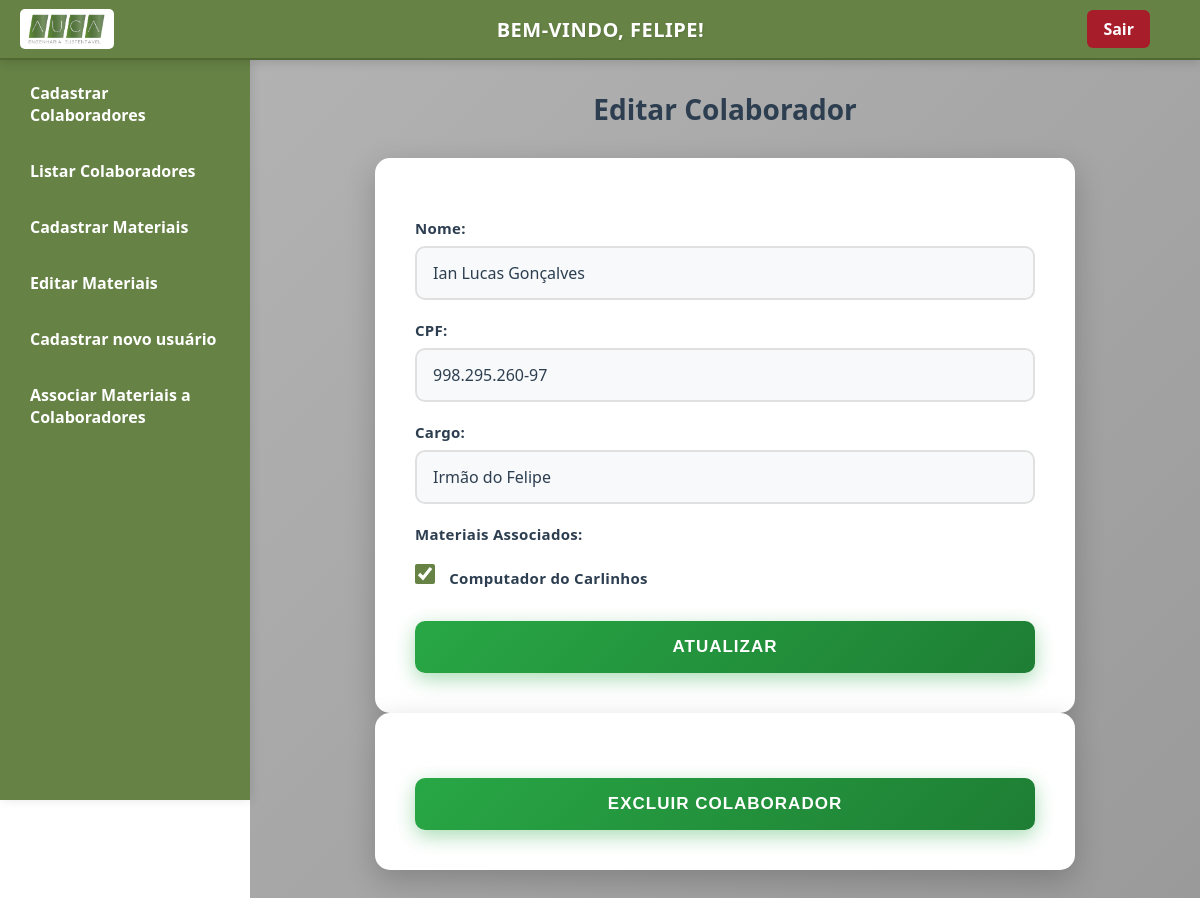
Screenshot of /editar_colaborador.php?id=12 (signed in) with the database file from the repository.
### tables this page shows
CREATE TABLE `colaboradores` (
  `id` int(11) NOT NULL,
  `nome` varchar(100) NOT NULL,
  `cpf` varchar(14) NOT NULL,
  `cargo` varchar(100) NOT NULL
);

CREATE TABLE `materiais` (
  `id` int(11) NOT NULL,
  `nome` varchar(100) NOT NULL,
  `origem` varchar(100) NOT NULL
);

### editar_colaborador.php (the view, shortened to what this page needs)
<?php
$servername = "localhost";
$db_username = "root";
$db_password = "";
$dbname = "auca_engenharia";
$conn = new mysqli($servername, $db_username, $db_password, $dbname);
$id = intval($_GET['id']);
$stmt = $conn->prepare("SELECT nome, cpf, cargo FROM colaboradores WHERE id = ?");
$stmt->bind_param("i", $id);
$stmt->execute();
$result = $stmt->get_result();
$colaborador = $result->fetch_assoc();
$stmtMat = $conn->prepare("
    SELECT m.id, m.nome
    FROM materiais m
    INNER JOIN colaborador_materiais cm ON m.id = cm.material_id
    WHERE cm.colaborador_id = ?
    ORDER BY m.nome
");
$stmtMat->bind_param("i", $id);
$stmtMat->execute();
$resMat = $stmtMat->get_result();
$materiais_associados = [];
while ($rowMat = $resMat->fetch_assoc()) {
    $materiais_associados[] = $rowMat;
}
?>
<!DOCTYPE html>
<html lang="pt-br">
<head>
<link rel="stylesheet" href="css/colaboradores_novo_usuario.css" />
</head>
<body>
<div class="navbar">
    <img src="imagens/logo_nova.png" alt="Logo AUCA" class="logo" />
    <h1>Bem-vindo, <?php echo htmlspecialchars($_SESSION['usuario']); ?>!</h1>
    <a href="logout.php" class="logout">Sair</a>
</div>
<div class="sidebar">
    <a href="colaboradores.php">Cadastrar Colaboradores</a>
    <a href="listar_colaboradores.php">Listar Colaboradores</a>
    <a href="materiais.php">Cadastrar Materiais</a>
    <a href="listar_materiais.php">Editar Materiais</a>
    <a href="novo_usuario.php">Cadastrar novo usuário</a>
    <a href="associar_materiais.php">Associar Materiais a Colaboradores</a>
</div>
<div class="main-content">
    <h2>Editar Colaborador</h2>
    <form method="POST" action="">
        <label for="nome">Nome:</label>
        <input type="text" id="nome" name="nome" required value="<?php echo htmlspecialchars($colaborador['nome']); ?>">
        <label for="cpf">CPF:</label>
        <input type="text" id="cpf" name="cpf" maxlength="14" required value="<?php echo htmlspecialchars($colaborador['cpf']); ?>">
        <label for="cargo">Cargo:</label>
        <input type="text" id="cargo" name="cargo" required value="<?php echo htmlspecialchars($colaborador['cargo']); ?>">
        <div class="materiais-list">
            <label>Materiais Associados:</label>
            <?php if (count($materiais_associados) > 0): ?>
                <?php foreach ($materiais_associados as $material): ?>
                    <label>
                        <input type="checkbox" name="materiais[]" value="<?php echo $material['id']; ?>" checked>
                        <?php echo htmlspecialchars($material['nome']); ?>
                    </label>
                <?php endforeach; ?>
            <?php else: ?>
                <p>Nenhum material associado.</p>
            <?php endif; ?>
        </div>
        <button type="submit">Atualizar</button>
    </form>
    <form method="POST" action="" onsubmit="return confirmarExclusao();">
        <button type="submit" class="btn-delete">Excluir Colaborador</button>
    </form>
</div>
</body>
</html>

### css/colaboradores_novo_usuario.css (style rules this page uses)
* { margin: 0; padding: 0; box-sizing: border-box; }
html, body { height: 100%; font-family: 'Segoe UI', Tahoma, Geneva, Verdana, sans-serif; color: #2c3e50; width: 100%; overflow-x: hidden; }
.navbar { width: 100%; height: 60px; background-color: #668245; display: flex; align-items: center; padding: 0 20px; position: fixed; top: 0; left: 0; border-bottom: 2px solid #506831; z-index: 1000; justify-content: space-between; color: white; box-shadow: 0 2px 10px rgba(0, 0, 0, 0.15); }
.navbar .logo { height: 40px; border-radius: 5px; transition: transform 0.3s ease; }
.navbar h1 { margin: 0 auto; font-size: 20px; flex-grow: 1; text-align: center; color: white; font-weight: 600; letter-spacing: 0.5px; }
.navbar .logout { background-color: #a71d2a; padding: 8px 16px; border-radius: 6px; text-decoration: none; color: white; font-weight: bold; transition: all 0.3s ease; margin-right: 30px; }
.sidebar { width: 250px; background-color: #668245; display: flex; flex-direction: column; position: fixed; top: 60px; left: 0; height: calc(100vh - 60px); padding: 10px; box-sizing: border-box; color: white; overflow-y: auto; box-shadow: 2px 0 10px rgba(0, 0, 0, 0.1); }
.sidebar a { color: white; padding: 12px 20px; margin-bottom: 10px; border-radius: 8px; text-decoration: none; font-size: 16px; font-weight: 600; background-color: transparent; display: block; transition: all 0.3s ease; }
.main-content { margin-left: 250px; padding: 90px 30px 30px; background: linear-gradient(135deg, #B3B3B3 0%, #9a9a9a 100%); color: #2c3e50; min-height: 100vh; box-sizing: border-box; }
.main-content > * { max-width: 700px; margin-left: auto; margin-right: auto; }
h1 { margin: 0 0 40px 0; text-align: center; font-weight: 700; color: #2c3e50; font-size: 32px; text-transform: uppercase; letter-spacing: 1px; text-shadow: 1px 1px 2px rgba(0, 0, 0, 0.1); }
h2 { color: #2c3e50; font-size: 28px; font-weight: 700; text-align: center; margin-bottom: 30px; }
form { max-width: 500px; margin: 0 auto; background-color: white; padding: 40px; border-radius: 15px; box-shadow: 0 10px 30px rgba(0, 0, 0, 0.2); }
label { display: block; font-weight: 600; margin-top: 20px; margin-bottom: 8px; color: #2c3e50; font-size: 15px; letter-spacing: 0.3px; }
input[type="text"], input[type="password"], input[type="email"], input[type="tel"], input[type="number"], textarea, select { width: 100%; padding: 14px 16px; border-radius: 10px; border: 2px solid #e0e0e0; box-sizing: border-box; font-size: 16px; background-color: #f8f9fa; color: #2c3e50; transition: all 0.3s ease; font-family: 'Segoe UI', Tahoma, Geneva, Verdana, sans-serif; }
::placeholder { color: #999; font-style: italic; }
button.btn, button, input[type="submit"] { background: linear-gradient(135deg, #28a745 0%, #1e7e34 100%); border: none; color: white; padding: 16px; border-radius: 10px; font-weight: 700; font-size: 17px; cursor: pointer; width: 100%; margin-top: 25px; transition: all 0.3s ease; text-transform: uppercase; letter-spacing: 1px; box-shadow: 0 6px 20px rgba(40, 167, 69, 0.4); }
input[type="checkbox"], input[type="radio"] { width: 20px; height: 20px; margin-right: 10px; cursor: pointer; accent-color: #668245; }

### rows the page displays
colaboradores: nome "Ian Lucas Gonçalves", cpf "998.295.260-97", cargo "Irmão do Felipe"
materiais: nome "Computador do Carlinhos"

### other values shown
$_SESSION['usuario'] "FELIPE"
